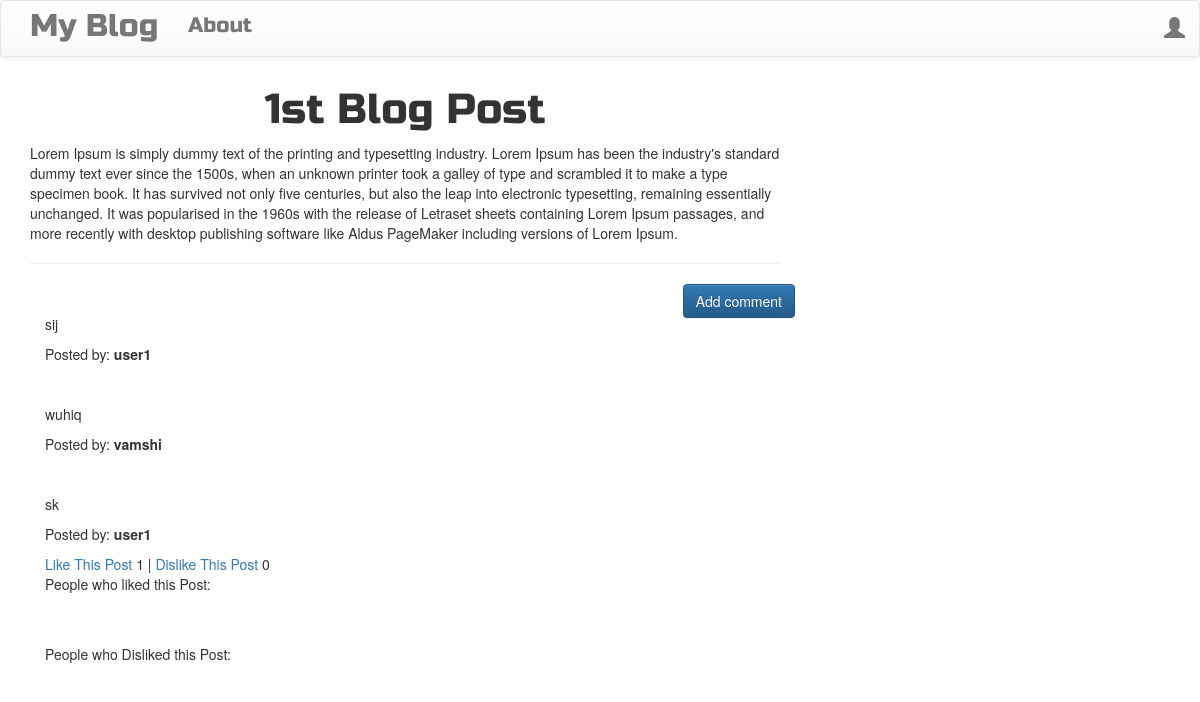
/post/1, run on the app's committed database.
### blog/models.py (models this page shows, shortened)
class Post(models.Model):
    author = models.ForeignKey('Account',on_delete=models.CASCADE,)
    title = models.CharField(max_length=200)
    text = models.TextField()
    created_date = models.DateTimeField(default=timezone.now)
    likes= models.IntegerField(default=0)
    dislikes= models.IntegerField(default=0)

class Comment(models.Model):
    post = models.ForeignKey('blog.Post', related_name='comments',on_delete=models.CASCADE,)
    author = models.ForeignKey('Account',related_name='comments',on_delete=models.CASCADE)
    text = models.TextField()
    created_date = models.DateTimeField(default=timezone.now)

class Account(AbstractBaseUser):
	email = models.EmailField(verbose_name="email", max_length=60, unique=True)
	username = models.CharField(max_length=30, unique=True)
	date_joined = models.DateTimeField(verbose_name='date joined', auto_now_add=True)
	last_login = models.DateTimeField(verbose_name='last login', auto_now=True)
	is_admin = models.BooleanField(default=False)
	is_active = models.BooleanField(default=True)
	is_staff = models.BooleanField(default=False)
	is_superuser = models.BooleanField(default=False)
	USERNAME_FIELD = 'email'
	REQUIRED_FIELDS = ['username']
	objects = MyAccountManager()
	def __str__(self):
		return self.username

### blog/views.py (the view)
# urls.py: url(r'^post/(?P<pk>\d+)$', views.PostDetailView.as_view(), name='post_detail'),
class PostDetailView(DetailView):
    model = Post

### blog/templates/blog/post_detail.html (shortened to what this page needs)
{% extends 'blog/base.html' %}
{% block content %}
      <h1 class='posttitle loader'>{{ post.title }}</h1>
      <p class='postcontent' >{{ post.text|safe|linebreaksbr }}</p>
  <hr>
  <a class="btn btn-primary btn-comment" href="{% url 'add_comment_to_post' pk=post.pk %}">Add comment</a>
  <div class="container">
  {% for comment in post.comments.all %}
  <br>
    <p>{{ comment.text|safe|linebreaks }}</p>
    <p>Posted by: <strong>{{ comment.author }}</strong></p>
  {% empty %}
      <p>No comments posted.</p>
  {% endfor %}
  <a href="#" onClick="document.getElementById('likebutton').submit()">Like This Post</a> {{post.likes}}   |   <a href="#" onClick="document.getElementById('dislikebutton').submit()">Dislike This Post</a> {{post.dislikes}}
  <p>People who liked this Post: </p>
  <br>
  <br>
  <p>People who Disliked this Post: </p>
</div>
{% endblock %}

### blog/templates/blog/base.html (shortened to what this page needs)
<!DOCTYPE html>
{% load staticfiles %}
<html>
    <head>
        <link rel="stylesheet" href="https://maxcdn.bootstrapcdn.com/bootstrap/3.3.7/css/bootstrap.min.css">
        <link rel="stylesheet" href="https://maxcdn.bootstrapcdn.com/bootstrap/3.3.7/css/bootstrap-theme.min.css">
        <link rel="stylesheet" href="//cdn.jsdelivr.net/medium-editor/latest/css/medium-editor.min.css" type="text/css" media="screen" charset="utf-8">
        <link rel="stylesheet" href="{% static 'css/blog.css' %}">
<body class='loader'>
  <nav class="navbar navbar-default techfont custom-navbar">
    <div class="container">
      <ul class="nav navbar-nav">
        <li><a class='navbar-brand bigbrand' href="{% url 'post_list' %}">My Blog</a></li>
        <li><a href="{% url 'about'%}">About</a></li>
      </ul>
      <ul class="nav navbar-nav navbar-right">
        {% if user.is_authenticated %}
          {% if user.is_superuser %}
          <li>
            <a href="{% url 'post_new' %}" >New Post</a>
          </li>
          {% endif %}
        <li>
          <a href="{% url 'logout' %}" >Log out</a>
        </li>
        <li>
          <a >Welcome: {{ user.username }}</a>
        </li>
          {% else %}
          <li><a class='nav navbar-right' href="{% url 'register' %}" ><span class="glyphicon glyphicon-user"></span></a></li>
        {% endif %}
      </ul>
  </div>
</nav>
        <div class="content container">
            <div class="row">
                <div class="col-md-8">
                  <div class="blog_posts">
                    {% block content %}
                    {% endblock %}
                  </div>
                </div>
            </div>
        </div>
</body>
</html>

### blog/static/css/blog.css (style rules this page uses)
.techfont { font-family: 'Russo One', sans-serif; font-size: 1.5em; margin-bottom: 10px; }
.posttitle { font-family: 'Russo One', sans-serif; font-size: 3em; text-align: center; }
.postcontent { font-family: 'Montserrat'; font-size: 1.5em; }
.btn-comment { position: absolute; right: 0px; }
.bigbrand { font-size: 1.5em; }
.loader { filter:hue-rotate(0deg); color: linear-gradient(45deg,#0f8,#08f); animation:hue 5000ms infinite linear; }

### data on the page
Post: title "1st Blog Post", text "Lorem Ipsum is simply dummy text of the printing and typesetting industry. Lorem Ipsum has been the industry's standard dummy text ever since the 1500s, when an unknown printer took a galley of type and scrambled it to make a type specimen book. It has survived not only five centuries, but also the leap into electronic typesetting, remaining essentially unchanged. It was popularised in the 1960s with the release of Letraset sheets containing Lorem Ipsum passages, and more recently with desktop publishing software like Aldus PageMaker including versions of Lorem Ipsum.", likes "1", dislikes "0"
Comment: text "sij", author "user1"
Comment: text "wuhiq", author "vamshi"
Comment: text "sk", author "user1"
